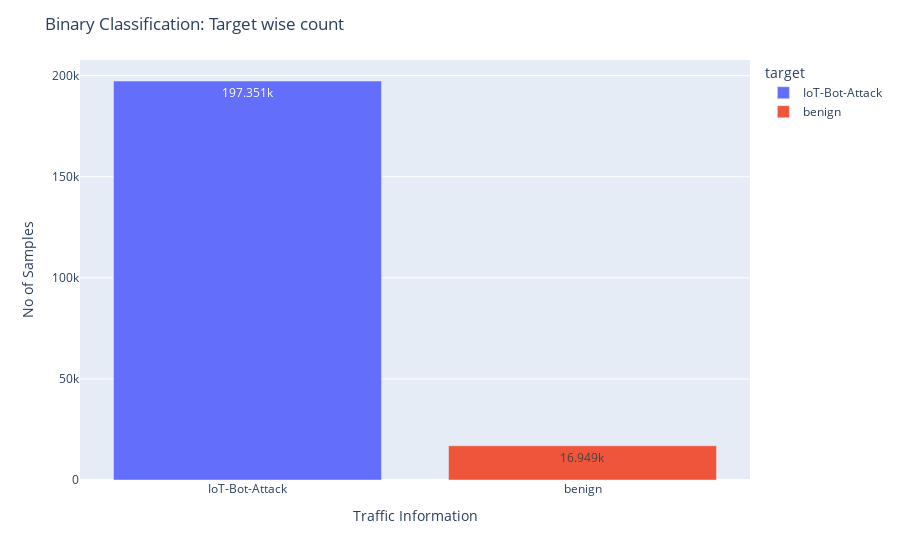

The notebook cell this image was saved under:
### Code cell
binary_opt1_df = df.copy()
binary_opt1_df["target"].replace(regex=r'^mirai-[a-z]*', value='IoT-Bot-Attack', inplace=True)
binary_opt1_df["target"].replace(regex=r'^gafgyt-[a-z]*', value='IoT-Bot-Attack', inplace=True)
binary_target_counts = binary_opt1_df["target"].value_counts()
display_bar_chart(binary_target_counts, binary_target_counts.index, binary_target_counts.values, 
                  "Binary Classification: Target wise count", "Traffic Information", "No of Samples")

### Figure 1 — Plotly figure (JSON) as saved in the notebook; plotly's stock layout.template omitted (floating-point values rounded to 4 significant figures)
{"data": [{"alignmentgroup": "True", "hovertemplate": "target=%{x}<br>y=%{y}<extra></extra>", "legendgroup": "IoT-Bot-Attack", "marker": {"color": "#636efa", "pattern": {"shape": ""}}, "name": "IoT-Bot-Attack", "offsetgroup": "IoT-Bot-Attack", "orientation": "v", "showlegend": true, "textposition": "auto", "texttemplate": "%{y}", "type": "bar", "x": ["IoT-Bot-Attack"], "xaxis": "x", "y": [197351], "yaxis": "y"}, {"alignmentgroup": "True", "hovertemplate": "target=%{x}<br>y=%{y}<extra></extra>", "legendgroup": "benign", "marker": {"color": "#EF553B", "pattern": {"shape": ""}}, "name": "benign", "offsetgroup": "benign", "orientation": "v", "showlegend": true, "textposition": "auto", "texttemplate": "%{y}", "type": "bar", "x": ["benign"], "xaxis": "x", "y": [16949], "yaxis": "y"}], "layout": {"barmode": "relative", "legend": {"title": {"text": "target"}, "tracegroupgap": 0}, "margin": {"t": 60}, "title": {"text": "Binary Classification: Target wise count"}, "xaxis": {"anchor": "y", "categoryarray": ["IoT-Bot-Attack", "benign"], "categoryorder": "array", "domain": [0, 1], "title": {"text": "Traffic Information"}}, "yaxis": {"anchor": "x", "domain": [0, 1], "title": {"text": "No of Samples"}}}}
